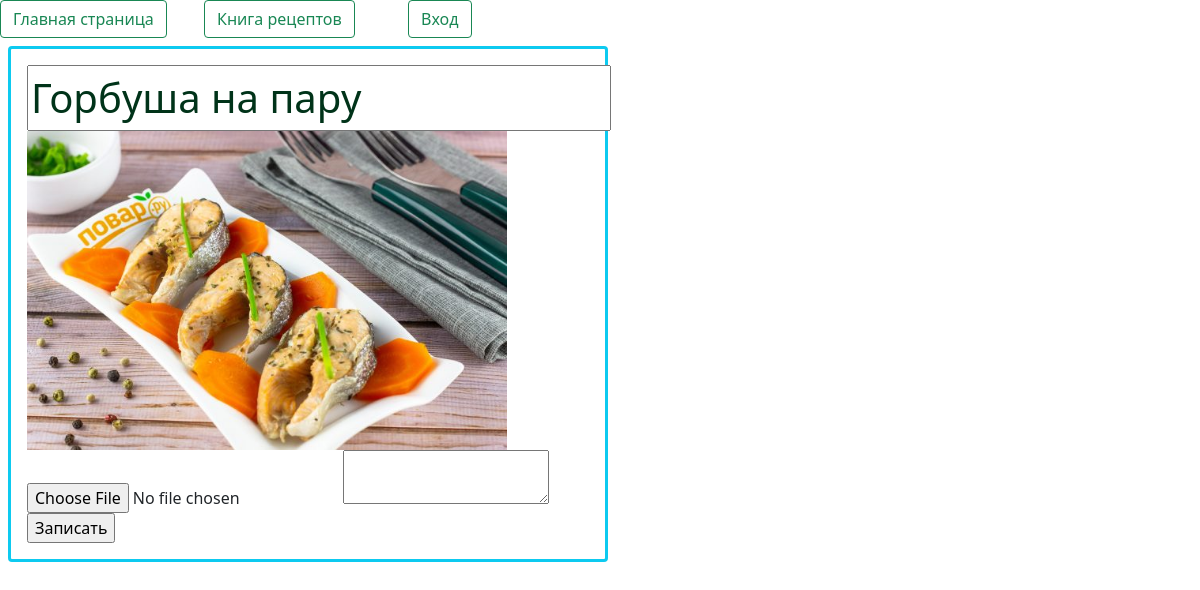
The page /editpost/2 on the database its author committed.
### pprecipe/models.py (models this page shows, shortened)
class Posts(models.Model):
    title = models.CharField(max_length=100)
    text = models.TextField()
    image = models.CharField(max_length=200, default='null')

### pprecipe/views.py (the view)
# urls.py: path('editpost/<int:id>', views.editpost),
def editpost(request, id):
    post = Posts.objects.get(id=id)
    return render(request, 'editpost.html', {'post': post})

### pprecipe/templates/editpost.html (shortened to what this page needs)
{% extends "base.html" %}
{% load static %}
{% block content %}
            <form class="border border-3 border-info w-50 m-2 p-3 rounded"
                action="/saveeditpost/{{post.id}}"
                method="POST"
                enctype="multipart/form-data"
            >
                <input name="title" type="text" style="color: rgb(0, 51, 25);" class="fs-1" value="{{post.title}}"/>
                <img style="width: 40vw; " src="/static/images/{{post.image}}" alt=""/>
                <input type="file" name="file"/>
                <textarea wrap="soft" name="text" style="color: rgb(0, 51, 25);" class="fs-6" value="{{post.text}}"></textarea>
                <input type="submit" value="Записать" />
            </form>
{% endblock %}

### rows shown on the page
Posts: title "Горбуша на пару", image (picture)
